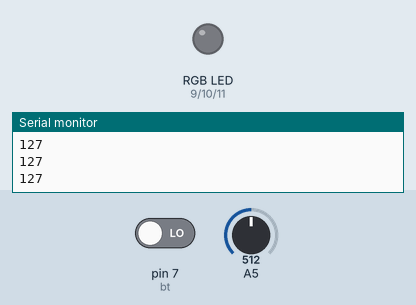
A sketch run on a simulated Arduino Uno, built with avr-gcc and run on an emulated ATmega328P. Parts: an RGB LED mixed from three pins (HIGH = lit), the last lines printed to the serial monitor. The test bench sets the inputs (shaded band); at power-on: pin 7 (bt) LOW, A5 = 512. Dim RGB values are drawn brighter than linear.

Above: at 1.2 s.
1.3 s: pin 7 (bt) driven HIGH
At 3.4 s:
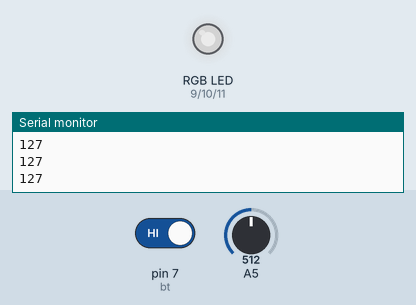
4.3 s: A5 set to 716
At 7.0 s:
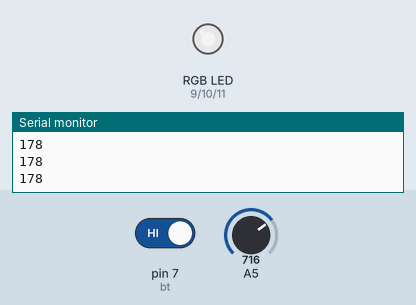
7.3 s: A5 set to 900
At 8.2 s:
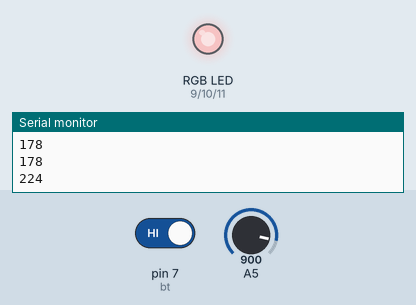
10.3 s: A5 set to 306
At 11.2 s:
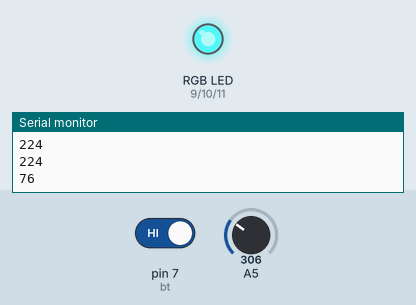
13.3 s: A5 set to 122
At 14.2 s:
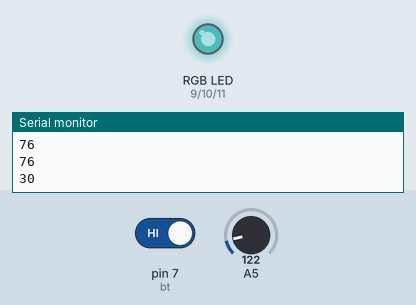
16.3 s: A5 set to 0
At 17.7 s:
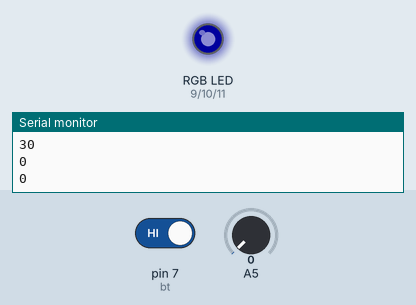
Timing chart, 0 to 19.3 s (numbered marks = the images above; inputs shaded):
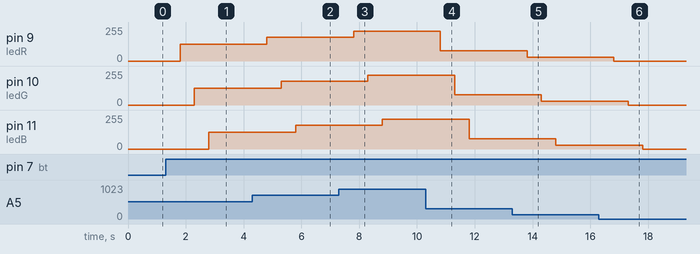

Measured:
- after the input at 1.3 s, pin 9 (ledR): 0/255 → 127/255 after 0.50 s; pin 10 (ledG): 0/255 → 127/255 after 1.0 s; pin 11 (ledB): 0/255 → 127/255 after 1.5 s
- after the input at 4.3 s, pin 9 (ledR): 127/255 → 178/255 after 0.50 s; pin 10 (ledG): 127/255 → 178/255 after 1.0 s; pin 11 (ledB): 127/255 → 178/255 after 1.5 s
- after the input at 7.3 s, pin 9 (ledR): 178/255 → 224/255 after 0.51 s; pin 10 (ledG): 178/255 → 224/255 after 1.0 s; pin 11 (ledB): 178/255 → 224/255 after 1.5 s
- after the input at 10.3 s, pin 9 (ledR): 224/255 → 76/255 after 0.51 s; pin 10 (ledG): 224/255 → 76/255 after 1.0 s; pin 11 (ledB): 224/255 → 76/255 after 1.5 s
- after the input at 13.3 s, pin 9 (ledR): 76/255 → 30/255 after 0.51 s; pin 10 (ledG): 76/255 → 30/255 after 1.0 s; pin 11 (ledB): 76/255 → 30/255 after 1.5 s
- after the input at 16.3 s, pin 9 (ledR): 30/255 → 0/255 after 0.51 s; pin 10 (ledG): 30/255 → 0/255 after 1.0 s; pin 11 (ledB): 30/255 → 0/255 after 1.5 s

The sketch:

LedRGBcomPotenciometro.ino
```cpp
/******************************************************************
 * Um Projeto bem simples, seguindo a ideia dos anteriores.
 * com o push button nós selecionamos a cor, e com a cor desejada
 * selecionada podemos mudar sua intensidade tanto do vermelho,
 * verde e azul. Assim conseguimos qualquer cor da tabela RGB
 ******************************************************************/
int bt = 7;            //Botão
int leitura = 0;      //leitura do potenciometro
int ledR = 9;
int ledG = 10;        //pinos do led RGB
int ledB = 11;
int contador = 0;     //memoriza a cor que estamos
int intensidade = 0;  //intensidade da luz led
int pbt = 0;          //botão pressionado

void setup() {
  // put your setup code here, to run once:
  Serial.begin(9600);
  pinMode(ledR, OUTPUT);
  pinMode(ledG, OUTPUT);
  pinMode(ledB, OUTPUT);
  pinMode(bt, INPUT);
}

void loop() {
  // put your main code here, to run repeatedly:
  leitura = (analogRead(A5));

  intensidade = map(leitura, 0, 1023, 0, 255);

  pbt = digitalRead(bt);
  if(pbt==HIGH){
    if(contador<3){
      contador++;                        //contador bem simples, que "zera" a partir do 3.
      delay(500);
    }else{
      contador = 1;
      delay(500);
    }
  }
  switch(contador){
    case 1:
      analogWrite(ledR, intensidade);
      break;
    case 2:
      analogWrite(ledG, intensidade);     //Apenas seleciona a cor
      break;
    case 3:
      analogWrite(ledB, intensidade);
      break;
  }

  Serial.println(intensidade);

}
```
